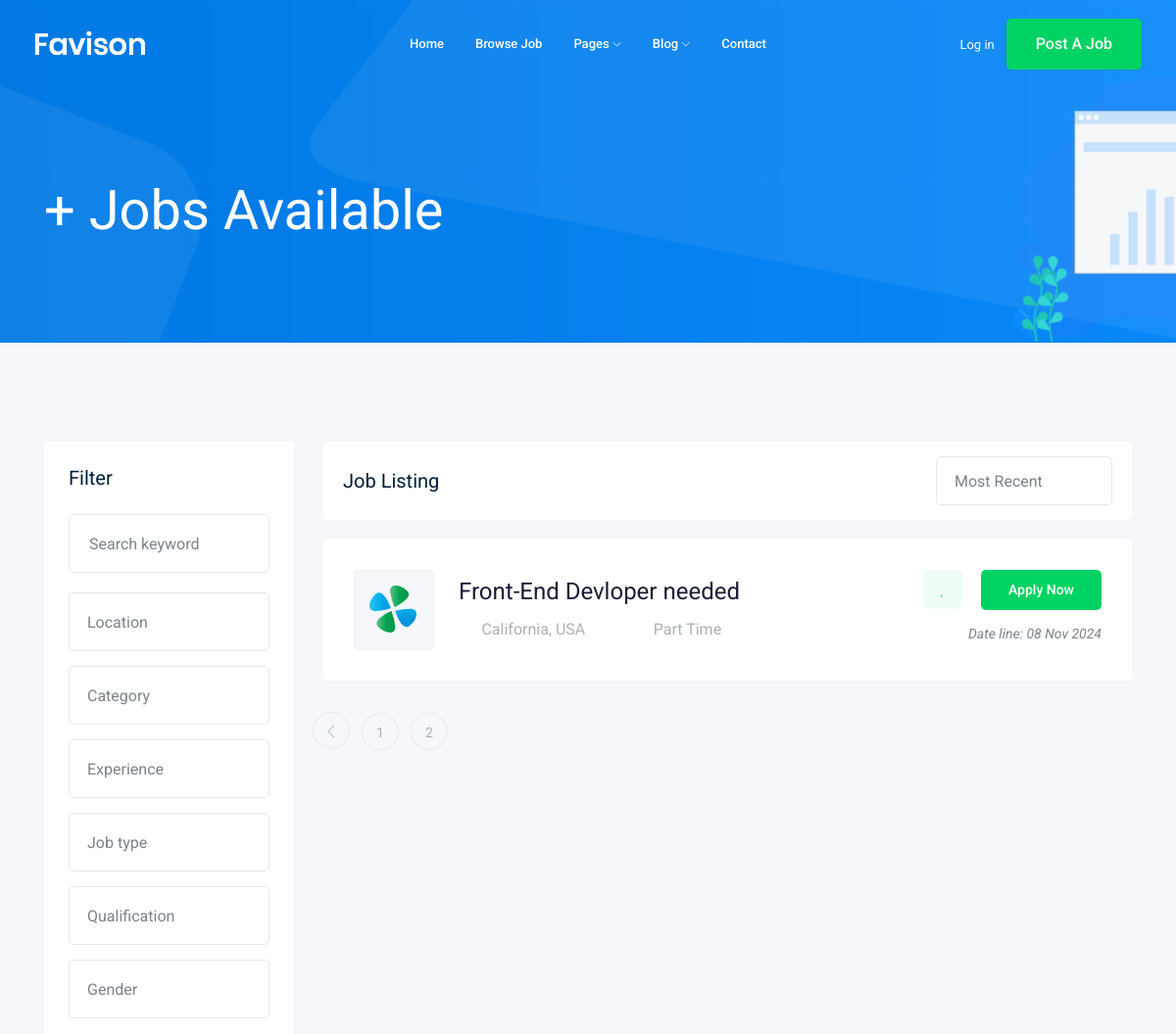
/job/?page=3 (upper part), run on an earlier commit of the app's database.
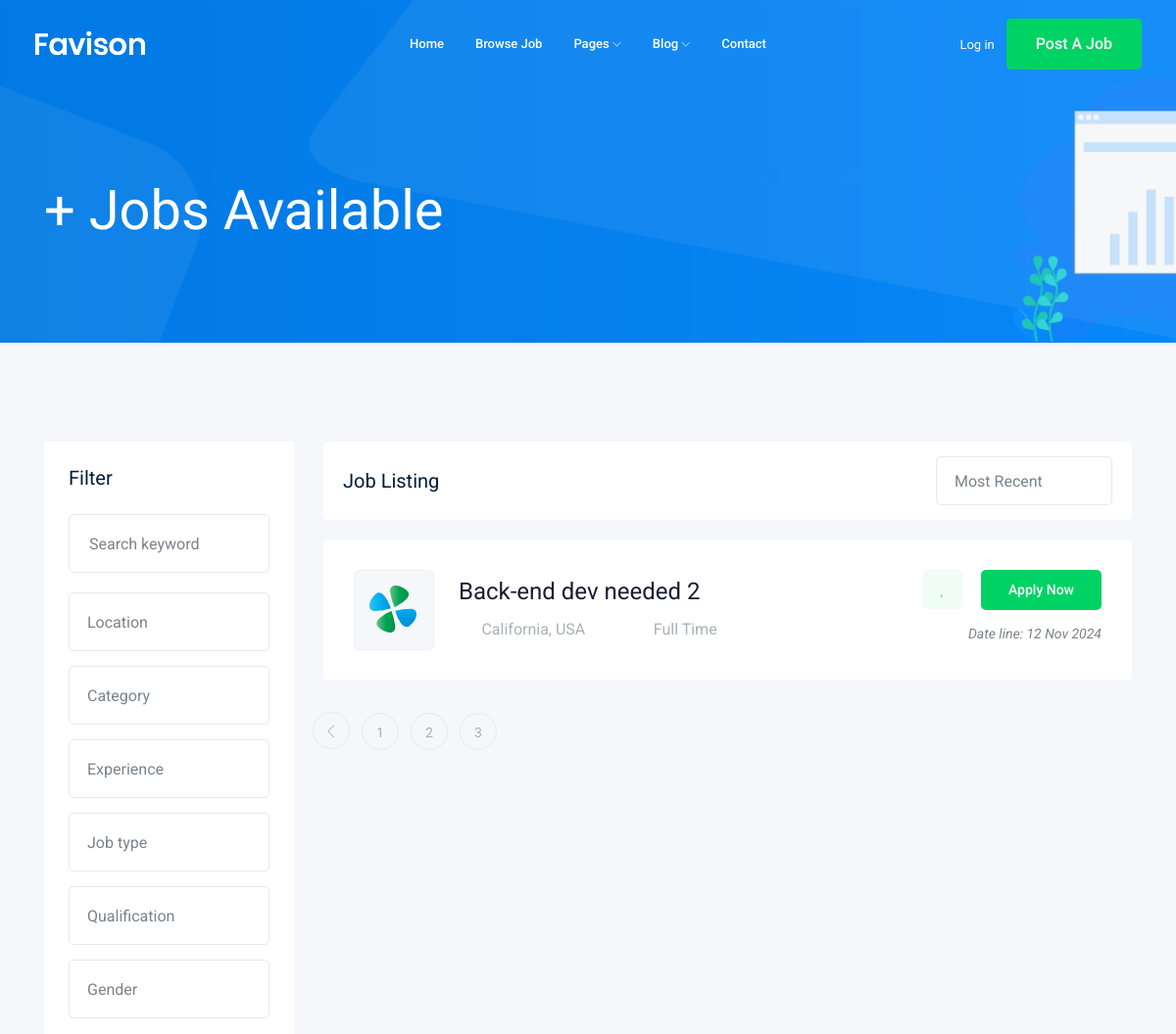
And on a later commit of the database.
### Jobs/models.py (models this page shows, shortened)
class Jobs(models.Model):
    owner = models.ForeignKey(User,on_delete=models.CASCADE)
    title = models.CharField(default=("New Job!"), max_length=60)
    description = models.TextField(default=(""),max_length=1000)
    job_Type = models.CharField(default=("Part Time"),max_length=15,choices=job_types)
    vacancy = models.IntegerField(default=("1"))
    salary = models.IntegerField(default=("0"))
    published_on = models.DateTimeField(auto_now=True)
    category = models.ForeignKey('Category',on_delete=models.CASCADE)
    qualification = models.IntegerField(default=("0"))
    image = models.ImageField(upload_to=pickImage)
    slug = models.SlugField(null=True , blank=True)
    def __str__(self):
        return self.title

### Jobs/views.py (the view)
# urls.py: path('',views.Show_job,name ='show_job_list'),
def Show_job(request):
    list_of_jobs = Jobs.objects.all()
    paginator = Paginator(list_of_jobs,1)
    pageNumber = request.GET.get('page')
    pag_obj = paginator.get_page(pageNumber)
    return render(request,'Jobs/show Jobs.html',{'Job':pag_obj})

### Jobs/templates/Jobs/show Jobs.html (shortened to what this page needs)
{% extends 'base.html' %}
    {% block body %}
    <div class="bradcam_area bradcam_bg_1">
        <div class="container">
            <div class="row">
                <div class="col-xl-12">
                    <div class="bradcam_text">
                        <h3>{{Job.count}}+ Jobs Available</h3>
                    </div>
                </div>
            </div>
        </div>
    </div>
    <div class="job_listing_area plus_padding">
        <div class="container">
            <div class="row">
                <div class="col-lg-3">
                    <div class="job_filter white-bg">
                        <div class="form_inner white-bg">
                            <h3>Filter</h3>
                            <form action="#">
                                <div class="row">
                                    <div class="col-lg-12">
                                        <div class="single_field">
                                            <input type="text" placeholder="Search keyword">
                                        </div>
                                    </div>
                                    <div class="col-lg-12">
                                    </div>
                                    <div class="col-lg-12">
                                    </div>
                                    <div class="col-lg-12">
                                    </div>
                                    <div class="col-lg-12">
                                    </div>
                                    <div class="col-lg-12">
                                    </div>
                                    <div class="col-lg-12">
                                    </div>
                                </div>
                            </form>
                        </div>
                    </div>
                </div>
                <div class="col-lg-9">
                    <div class="recent_joblist_wrap">
                        <div class="recent_joblist white-bg ">
                            <div class="row align-items-center">
                                <div class="col-md-6">
                                    <h4>Job Listing</h4>
                                </div>
                                <div class="col-md-6">
                                    <div class="serch_cat d-flex justify-content-end">
                                    </div>
                                </div>
                            </div>
                        </div>
                    </div>
                    <div class="job_lists m-0">
                        <div class="row">
                            <div class="col-lg-12 col-md-12">
                            {% for job in Job %}
                                <div class="single_jobs white-bg d-flex justify-content-between">
                                    <div class="jobs_left d-flex align-items-center">
                                        <div class="thumb">
                                            <img src="img/svg_icon/1.svg" alt="">
                                        </div>
                                        <div class="jobs_conetent">
                                            <a href="{% url 'Jobs:jobDetails' job.slug %}"><h4>{{job}}</h4></a>
                                            <div class="links_locat d-flex align-items-center">
                                                <div class="location">
                                                    <p> <i class="fa fa-map-marker"></i> California, USA</p>
                                                </div>
                                                <div class="location">
                                                    <p> <i class="fa fa-clock-o"></i>{{job.job_Type}}</p>
                                                </div>
                                            </div>
                                        </div>
                                    </div>
                                    <div class="jobs_right">
                                        <div class="apply_now">
                                            <a class="heart_mark" href="#"> <i class="fa fa-heart"></i> </a>
                                            <a href="{%url 'Jobs:jobDetails' job.slug%}" class="boxed-btn3">Apply Now</a>
                                        </div>
                                        <div class="date">
                                            <p>Date line: {{job.published_on|date:'d M o'}}</p>
                                        </div>
                                    </div>
                                </div>
                            {% endfor %}
                            </div>
                        {% if Job.has_other_pages%}
                            <div class="row">
                                <div class="col-lg-12">
                                    <div class="pagination_wrap">
                                        <ul>
                                            {% if Job.has_previous %}
                                            <li><a href="?page={{pagination.previous_page_number}}"> <i class="ti-angle-left"></i> </a></li>
                                             {% endif %}
                                             {% for i in Job.paginator.page_range %}
                                            <li><a href="?page={{i}}"><span>{{i}}</span></a></li>
                                            {% endfor %}
                                        </ul>
                                    </div>
                                </div>
                            </div>
                        {% endif %}
                    </div>
                </div>
            </div>
        </div>
    </div>
    {% endblock %}

### templates/base.html (shortened to what this page needs)
{% load static %}
<!doctype html>
<html class="no-js" lang="zxx">
<head>
    <link rel="stylesheet" href="{% static 'css/bootstrap.min.css' %}">
    <link rel="stylesheet" href="{% static 'css/owl.carousel.min.css' %}">
    <link rel="stylesheet" href="{% static 'css/magnific-popup.css' %}">
    <link rel="stylesheet" href="{% static 'css/font-awesome.min.css' %}">
    <link rel="stylesheet" href="{% static 'css/themify-icons.css' %}">
    <link rel="stylesheet" href="{% static 'css/nice-select.css' %}">
    <link rel="stylesheet" href="{% static 'css/flaticon.css' %}">
    <link rel="stylesheet" href="{% static 'css/jquery-ui.css' %}">
    <link rel="stylesheet" href="{% static 'css/gijgo.css' %}">
    <link rel="stylesheet" href="{% static 'css/animate.min.css' %}">
    <link rel="stylesheet" href="{% static 'css/slicknav.css' %}">
    <link rel="stylesheet" href="{% static 'css/style.css' %}">
</head>
<body>
    <header>
        <div class="header-area ">
            <div id="sticky-header" class="main-header-area">
                <div class="container-fluid ">
                    <div class="header_bottom_border">
                        <div class="row align-items-center">
                            <div class="col-xl-3 col-lg-2">
                                <div class="logo">
                                    <a href="index.html">
                                        <img src="img/logo.png" alt="">
                                    </a>
                                </div>
                            </div>
                            <div class="col-xl-6 col-lg-7">
                                <div class="main-menu  d-none d-lg-block">
                                    <nav>
                                        <ul id="navigation">
                                            <li><a href="index.html">home</a></li>
                                            <li><a href="jobs.html">Browse Job</a></li>
                                            <li><a href="#">pages <i class="ti-angle-down"></i></a>
                                            </li>
                                            <li><a href="#">blog <i class="ti-angle-down"></i></a>
                                            </li>
                                            <li><a href="contact.html">Contact</a></li>
                                        </ul>
                                    </nav>
                                </div>
                            </div>
                            <div class="col-xl-3 col-lg-3 d-none d-lg-block">
                                <div class="Appointment">
                                    <div class="phone_num d-none d-xl-block">
                                        <a href="#">Log in</a>
                                    </div>
                                    <div class="d-none d-lg-block">
                                        <a class="boxed-btn3" href="#">Post a Job</a>
                                    </div>
                                </div>
                            </div>
                            <div class="col-12">
                            </div>
                        </div>
                    </div>
                </div>
            </div>
        </div>
    </header>
    {% block body %}
    {% endblock %}
</body>
</html>

What changed in the data, as far as the page shows it:
no longer on this page (row unchanged): Jobs: title "Front-End Devloper needed", job_Type "Part Time", published_on "08 Nov 2024"
added Jobs: title "Back-end dev needed 2", job_Type "Full Time", published_on "12 Nov 2024"
Also different on the page:
new list line: "3"
